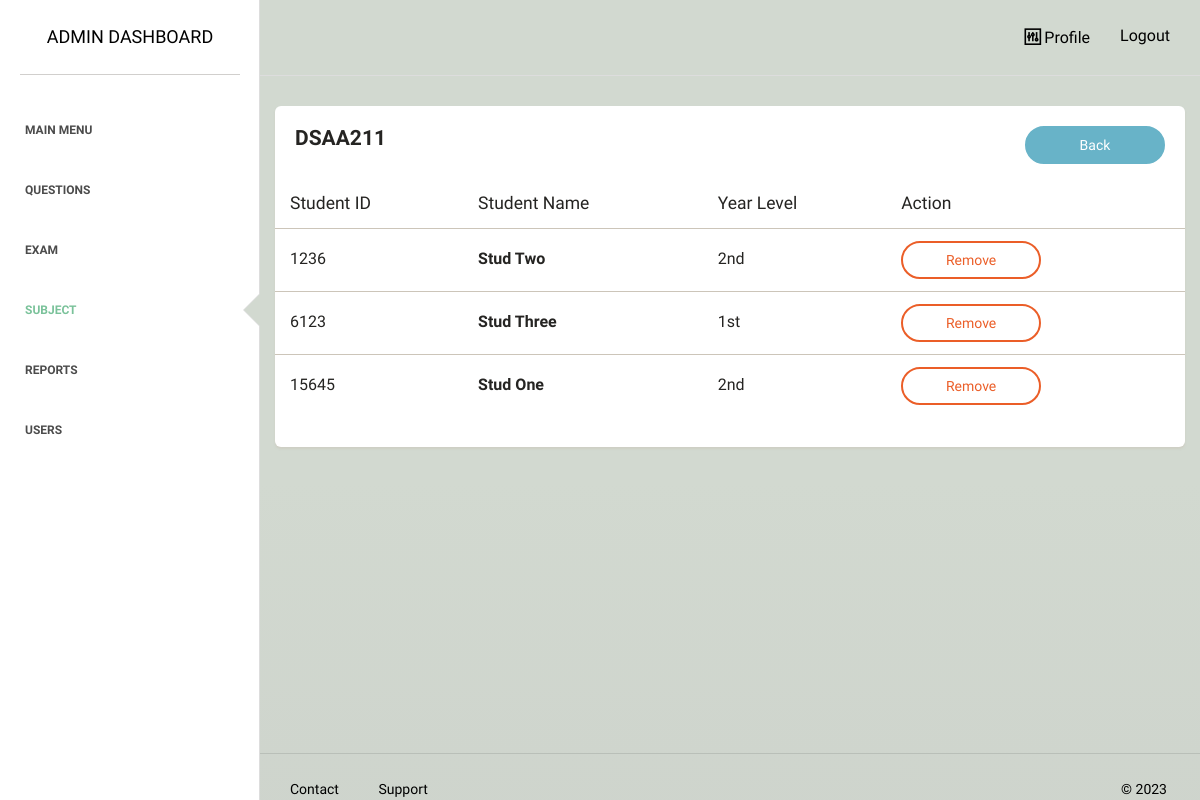
/admin/class/edit.php?id=12&rnd_id=UEAU1KCA, run on the app's committed database.
### tables this page shows
CREATE TABLE `subject` (
  `subject_id` int(255) NOT NULL,
  `subject_name` varchar(255) NOT NULL,
  `num_of_student` varchar(255) NOT NULL,
  `rnd_id` varchar(255) NOT NULL,
  `list_of_student` varchar(2000) NOT NULL,
  `semester` varchar(5) NOT NULL,
  `yearlevel` varchar(5) NOT NULL
);

CREATE TABLE `accounts` (
  `id` int(255) NOT NULL,
  `username` varchar(255) NOT NULL,
  `password` varchar(255) NOT NULL,
  `role` varchar(255) NOT NULL,
  `email` varchar(255) NOT NULL,
  `first_name` varchar(255) NOT NULL,
  `last_name` varchar(255) NOT NULL,
  `student_id` varchar(255) DEFAULT NULL,
  `status` varchar(50) NOT NULL,
  `list_of_subject` varchar(2000) DEFAULT NULL,
  `yearlevel` varchar(10) DEFAULT NULL
);

### admin/class/edit.php (the view, shortened to what this page needs)
<?php
require_once "../../dbconnect.php";
$id = $_GET['rnd_id'] ?? null;
$sect_id = $_GET['id'] ?? null;
$statement = $pdo->prepare('SELECT * FROM subject WHERE rnd_id = :id ');
$statement->bindValue(':id', $id);
$statement->execute();
$procdata1 = $statement->fetchAll(PDO::FETCH_ASSOC);
$subject = $procdata1[0]["subject_name"];
$statement = $pdo->prepare('SELECT * FROM enrolled_student WHERE subject_id  = :subject_id and section_id = :section_id');
$statement->bindValue(':subject_id', $id);
$statement->bindValue(':section_id', $sect_id);
$statement->execute();
$procdata2 = $statement->fetchAll(PDO::FETCH_ASSOC);
$procdata = [];
foreach ($procdata2 as $i => $products) {
    $statement = $pdo->prepare('SELECT * FROM accounts WHERE student_id = :student_id');
    $statement->bindValue(':student_id', $products["student_id"]);
    $statement->execute();
    $procdatas = $statement->fetchAll(PDO::FETCH_ASSOC);
    $procdata[] = $procdatas[0];
}
?>
<!doctype html>
<html lang="en">
<head>
    <link href="../../assets/css/main.css" rel="stylesheet" />
    <link href="../../assets/css/animate.css" rel="stylesheet"/>
    <link href="../../assets/css/paper-dashboard.css" rel="stylesheet"/>
    <link href="../../assets/css/demo.css" rel="stylesheet" />
    <link href="http://maxcdn.bootstrapcdn.com/font-awesome/latest/css/font-awesome.min.css" rel="stylesheet">
    <link href="../../assets/css/themify-icons.css" rel="stylesheet">
</head>
<body>
<div class="wrapper">
    <div class="sidebar" data-background-color="white" data-active-color="success">
    	<div class="sidebar-wrapper">
            <div class="logo">
                <a href="" class="simple-text">
                    Admin Dashboard
                </a>
            </div>
            <ul class="nav">
                <li>
                    <a href="../">
                        <p>Main Menu</p>
                    </a>
                </li>
                <li>
                    <a href="../questions/">
                        <p>Questions</p>
                    </a>
                </li>
                <li>
                    <a href="../exams/">
                        <p>Exam</p>
                    </a>
                </li>
                <li  class="active">
                    <a href="index.php">
                        <p>Subject</p>
                    </a>
                </li>
                <li>
                    <a href="../generate/">
                        <p>Reports</p>
                    </a>
                </li>
                <li>
                    <a href="../user/">
                        <p>Users</p>
                    </a>
                </li>
            </ul>
    	</div>
    </div>
    <div class="main-panel">
        <nav class="navbar navbar-default">
            <div class="container-fluid">
                <div class="navbar-header">
                    <a class="navbar-brand" href="#"></a>
                </div>
                <div class="collapse navbar-collapse">
                    <ul class="nav navbar-nav navbar-right">
                        <li>
                            <a href="../profile.php">
                                <i class="ti-panel"></i>
								<p>Profile</p>
                            </a>
                        </li>
						<li>
                            <a href="../../logout">
								<p>Logout</p>
                            </a>
                        </li>
                    </ul>
                </div>
            </div>
        </nav>
        <div class="content">
            <div class="container-fluid">
                <div class="row">
                    <div class="">
                        <div class="card ">
                            <div class="header">
                                <div class="header-arrangement">
                                    <div class="right">
                                        <h4 class="title"><b><?php echo $subject; ?></b></h4>
                                    </div>
                                    <div class="left">
                                        <a href="index.php" class="btn btn-info btn-fill btn-wd">Back</a>
                                    </div>
                                </div>
                            </div>
                            <div class="content table-responsive table-full-width">
                                <table class="table">
                                    <thead>
                                        <th>Student ID</th>
                                    	<th>Student Name</th>
                                    	<th>Year Level</th>
                                    	<th>Action</th>
                                    </thead>
                                    <tbody>
                                        <?php foreach ($procdata as $i => $item): ?>
                                        <tr>
                                        	<td style="font-size:medium;"><?php echo $item['student_id']; ?></td>
                                        	<td style="font-size:medium;"><b><?php echo ucfirst($item['first_name']); ?> <?php echo ucfirst($item['last_name']); ?></b></td>
                                        	<td style="font-size:medium;"><?php echo $item['yearlevel']; ?></td>
                                        	<td style="text-align:left;">
                                                <a href="remove.php?id=<?php echo $id; ?>&student_id=<?php echo $item['student_id']; ?>&section_id=<?php echo $sect_id; ?>" class="btn btn-danger btn-wd">Remove</a>
                                            </td>
                                        </tr>
                                        <?php endforeach;?>
                                    </tbody>
                                </table>
                            </div>
                        </div>
                    </div>
                </div>
            </div>
        </div>
        <footer class="footer">
            <div class="container-fluid">
                <nav class="pull-left">
                    <ul>
                        <li>
                            <a href="">
                               Contact
                            </a>
                        </li>
                        <li>
                            <a href="">
                                Support
                            </a>
                        </li>
                    </ul>
                </nav>
                <div class="copyright pull-right">
                    &copy; <script>document.write(new Date().getFullYear())</script>
                </div>
            </div>
        </footer>
    </div>
</div>
</body>
</html>

### assets/css/demo.css (style rules this page uses)
.header-arrangement { display: flex; }
.header-arrangement .right { flex: 1; }

### data on the page
subject: subject_name "DSAA211"
accounts: student "1236", first_name "Stud", last_name "Two", yearlevel "2nd"
accounts: student "6123", first_name "Stud", last_name "Three", yearlevel "1st"
accounts: student "15645", first_name "Stud", last_name "One", yearlevel "2nd"
